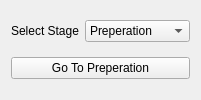
                     <widget class="QWidget" name="page_20">
                      <layout class="QGridLayout" name="gridLayout_85">
                       <item row="0" column="0">
                        <widget class="QLabel" name="label_44">
                         <property name="sizePolicy">
                          <sizepolicy hsizetype="Maximum" vsizetype="Preferred">
                           <horstretch>0</horstretch>
                           <verstretch>0</verstretch>
                          </sizepolicy>
                         </property>
                         <property name="text">
                          <string>Select Stage</string>
                         </property>
                        </widget>
                       </item>
                       <item row="0" column="1">
                        <widget class="QComboBox" name="stageSelectCB">
                         <item>
                          <property name="text">
                           <string>Preperation</string>
                          </property>
                         </item>
                         <item>
                          <property name="text">
                           <string>Leak Test</string>
                          </property>
                         </item>
                         <item>
                          <property name="text">
                           <string>Methane Test</string>
                          </property>
                         </item>
                         <item>
                          <property name="text">
                           <string>Shipping</string>
                          </property>
                         </item>
                        </widget>
                       </item>
                       <item row="1" column="0" colspan="2">
                        <widget class="QPushButton" name="goToStagePB">
                         <property name="text">
                          <string>Go To Preperation</string>
                         </property>
                        </widget>
                       </item>
                      </layout>
                     </widget>
